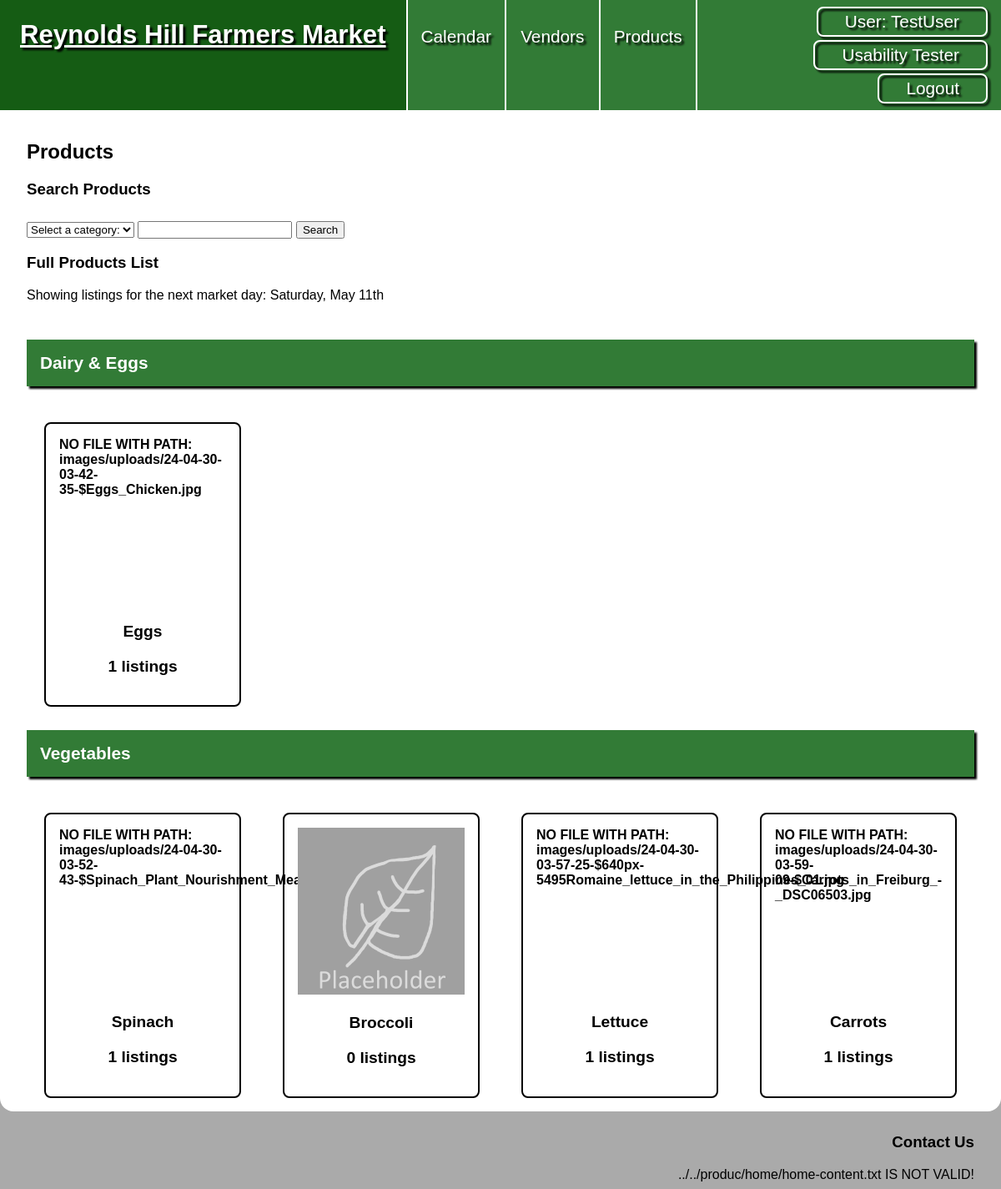
The page /products.php (signed in) on the database its author committed.
### tables this page shows
CREATE TABLE `calendar` (
  `calendar_id` int NOT NULL,
  `date` date NOT NULL
);

CREATE TABLE `products` (
  `product_id` int NOT NULL,
  `prd_category_id` int NOT NULL,
  `product_name` varchar(50) NOT NULL
);

CREATE TABLE `images` (
  `image_id` int NOT NULL,
  `im_user_id` int NOT NULL,
  `content` varchar(255) NOT NULL,
  `upload_date` datetime NOT NULL DEFAULT CURRENT_TIMESTAMP,
  `alt_text` text,
  `im_vendor_id` int DEFAULT NULL,
  `im_product_id` int DEFAULT NULL,
  `image_purpose` varchar(255) DEFAULT NULL
);

### private/classes/CalendarDate.class.php (called while the page is built, shortened)
<?php
class CalendarDate extends DatabaseObject {
  public $calendar_id;
  public $date;
  public function print_date() {
    $explodedDate = explode('-', $this->date);
    $year = $explodedDate[0];
    $month = $explodedDate[1];
    $day = $explodedDate[2];
    return date('l, F jS', mktime(0, 0, 0, $month, $day, $year));
  }
  static public function get_next_market_day() {
    $sql = "SELECT * FROM calendar ";
    $sql .= "WHERE date >= '" . date("Y-m-d") . "' ";
    $sql .= "ORDER BY date ";
    $sql .= "LIMIT 1;";
    $result = static::find_by_sql($sql);
    if(!empty($result)){
      $next_market_day = $result[0];
      return $next_market_day;
    } else {
      return false;
    }
  }
  public function get_vendor_ids(){
    $sql = "SELECT li_vendor_id ";
    $sql .= "FROM calendar_listing ";
    $sql .= "WHERE li_calendar_id = '" . $this->calendar_id . "';";
    $result = self::$database->query($sql);
    $vendor_ids = [];
    while($row = $result->fetch_assoc()) {
      $vendor_id = '';
      foreach($row as $property => $value) {
        if($property === 'li_vendor_id'){
          $vendor_id = $value;
        }
      }
      if($vendor_id !== ''){
        $vendor_ids[] = $vendor_id;
      }
    }
    if(!empty($vendor_ids)){
      return $vendor_ids;
    } else {
      return false;
    }
  }
}
?>

### private/classes/DatabaseObject.class.php (called while the page is built, shortened)
<?php
class DatabaseObject {
  static protected $database;
  static public function set_database($database) {
    self::$database = $database;
  }
  static public function find_by_sql($sql) {
    $result = self::$database->query($sql);
    $object_array = [];
    while($record = $result->fetch_assoc()) {
      $object_array[] = static::instantiate($record);
    }
    if(count($object_array) > 0){
      return $object_array;
    } else {
      return false;
    }
  }
  static protected function instantiate($record) {
    $object = new static;
    foreach($record as $property => $value) {
      if(property_exists($object, $property)) {
        $object->$property = $value;
      }
    }
    return $object;
  }
}
?>

### private/initialize.php (called while the page is built, shortened)
<?php
  require_once('functions.php');
  require_once('classes/Session.class.php');
  require_once('classes/DatabaseObject.class.php');
  require_once('classes/CalendarDate.class.php');
  require_once('classes/Product.class.php');
  require_once('classes/VendorInventory.class.php');
  require_once('classes/Image.class.php');
  $session = new Session;
?>

### private/classes/Session.class.php (called while the page is built, shortened)
<?php
class Session
{
  private $user_id;
  private $last_login;
  private $role;
  public function is_logged_in() {
    return isset($this->user_id) && $this->last_login_is_recent();
  }
  public function is_admin_logged_in() {
    return $this->is_logged_in() && ($this->role == 'a' || $this->role == 's');
  }
  private function check_stored_login() {
    if (isset($_SESSION['user_id'])) {
      $this->user_id = $_SESSION['user_id'];
      $this->last_login = $_SESSION['last_login'];
      $this->role = $_SESSION['role'];
    }
  }
  private function last_login_is_recent() {
    if (!isset($this->last_login)) {
      return false;
    } else if (($this->last_login + self::MAX_LOGIN_AGE) < time()) {
      return false;
    } else {
      return true;
    }
  }
}

### private/classes/VendorInventory.class.php (called while the page is built, shortened)
<?php
class VendorInventory extends DatabaseObject {
  static protected $table_name = 'vendor_inventory';
  static public function find_by_product_with_wl($product_id, $vendor_ids) {
    $sql = "SELECT * FROM " . static::$table_name . " ";
    $sql .= "WHERE inv_product_id = '" . $product_id . "' ";
    $sql .= "AND inv_vendor_id IN (";
    $vendor_id_whitelist = array_merge($vendor_ids);
    while($vendor_id_whitelist){
      $current_id = array_shift($vendor_id_whitelist);
      $sql .=  $current_id;
    }
    $sql .= ");";
    $obj_array = static::find_by_sql($sql);
    if(!empty($obj_array)) {
      return $obj_array;
    } else {
      return false;
    }
  }
}
?>

### private/classes/Product.class.php (the view, shortened to what this page needs)
<?php
class Product extends DatabaseObject {
  static public function find_all_products() {
    $sql = "SELECT p.product_id, p.prd_category_id, c.category_name, p.product_name ";
    $sql .= "FROM products p, product_categories c ";
    $sql .= "WHERE p.prd_category_id = c.category_id;";
    return static::find_by_sql($sql);
  }
  static public function populate_listings_by_date($product_array, $given_date){
    $vendor_ids = $given_date->get_vendor_ids();
    $populated_products = [];
    foreach($product_array as $product) {
      $product->inventory_listings = VendorInventory::find_by_product_with_wl($product->product_id, $vendor_ids);
      $populated_products[] = $product;
    }
    return $populated_products;
  }
  static public function create_product_list($sorted_product_array, $selected_images_by_product_id=[]){
    $has_images = false;
    if(count($selected_images_by_product_id) > 0) {
      $has_images = true;
    }
    foreach($sorted_product_array as $category_name => $products){
      echo '<div class="product-group">';
      echo "<h4>" . $category_name . "</h4>";
      foreach($products as $product){
        echo '<a href="' . url_for('/products/show.php' . '?id=' . $product->product_id) . '">';
        echo "<div>";
        if($has_images) {
          echo '<div class="product-image">';
          if(array_key_exists($product->product_id, $selected_images_by_product_id)) {
            $selected_images_by_product_id[$product->product_id]->print_image(200, 200);
          } else {
            Image::print_placeholder(200, 200);
          }
          echo '</div>';
        }
        echo "<p>" . $product->product_name . "</p>";
        $listing_count = ($product->inventory_listings) ? count($product->inventory_listings) : 0;
        echo "<p>" . $listing_count . " listings</p>";
        echo "</div>";
        echo "</a>";
      }
      echo "</div>";
    }
  }
}
?>

### public/products.php (shortened to what this page needs)
<?php require_once('../private/initialize.php'); ?>
<?php include(SHARED_PATH . '/public_header.php'); ?>
<?php
  $products = Product::find_all_products();
  $next_market_day = CalendarDate::get_next_market_day();
  if(!isset($next_market_day)) {
    $sorted_product_array = Product::sort_into_categories($products);
  } else {
    $populated_products = Product::populate_listings_by_date($products, $next_market_day);
    $sorted_product_array = Product::sort_into_categories($populated_products);
  }
  $product_images = Image::find_by_purpose('inventory');
  if(isset($product_images)) {
    $images_sorted_by_product_id = Image::sort_images_by_product_id($product_images);
    $selected_images_by_product_id = Image::randomly_select_image_per_product($images_sorted_by_product_id);
  }
?>
  <main id="product">
    <h2>Products</h2>
    <h3>Search Products</h3>
    <form action="<?php echo url_for('products.php'); ?>" method="post">
      <select id="product-category" name="product-category">
        <option value="">Select a category:</option>
      </select>
      <input type="text" name="product-search" id="product-search" list="product-suggestions">
      <input type="submit" value="Search">
    </form>
    <h3>Full Products List</h3>
    <?php
      if(isset($next_market_day)){
        echo '<p>Showing listings for the next market day: ' . $next_market_day->print_date() . '</p>';
      }
      if($session->is_admin_logged_in()) {
         ?>
        <a href="<?php echo url_for('/products/create_category.php'); ?>" class="edit-button">Create New Product Category</a>
        <a href="<?php echo url_for('/products/create.php') ; ?>" class="create-button">Create a New Product</a>
        <?php
        Product::create_admin_crud_table($sorted_product_array, $selected_images_by_product_id ?? []);
      } else {
        Product::create_product_list($sorted_product_array, $selected_images_by_product_id ?? []);
      }
    ?>
  </main>
<?php include(SHARED_PATH . '/public_footer.php'); ?>

### private/classes/Image.class.php (shortened to what this page needs)
<?php
class Image extends DatabaseObject {
  static protected $table_name = 'images';
  public $content;
  static public $public_image_path = 'images/uploads/';
  static public $placeholder_image_path = 'images/placeholder.png';
  static public function find_by_purpose($image_purpose) {
    $sql = "SELECT * FROM " . static::$table_name . " ";
    $sql .= "WHERE image_purpose = '" . $image_purpose . "';";
    return static::find_by_sql($sql);
  }
  public function print_image($max_width, $max_height, $grow=true) {
    if(!file_exists(path_to_public() . Image::$public_image_path . $this->content)) {
      echo "NO FILE WITH PATH: " . path_to_public() . Image::$public_image_path . $this->content;
      return false;}
  }
  static public function print_placeholder($max_width, $max_height, $grow=true) {
    $default_width = 400;
    $default_height = 400;
    $width_ratio = $max_width/$default_width;
    $height_ratio = $max_height/$default_height;
    $image_ratio = min($width_ratio, $height_ratio);
    $width = floor($default_width * $image_ratio);
    $height = floor($default_height * $image_ratio);
    echo '<img src="' . url_for(Image::$placeholder_image_path) . '" alt="A placeholder image for product icons." width="' . $width . '" height="' . $height . '">';
  }
}

### public/css/styles.css (style rules this page uses)
* { box-sizing: border-box; }
html { font: 16px Verdana, Geneva, Tahoma, sans-serif; }
body { background-color: #aaa; margin: 0; }
img { height: auto; max-width: 100%; }
main { padding: 1rem 2rem; }
main input[type="submit"] { margin-top: .5rem; }
#product .product-group { column-gap: .5rem; display: grid; grid-template-columns: repeat(auto-fit, minmax(230px, 1fr)); row-gap: 1rem; }
#product h4 { background-color: #327b36; color: #fff; filter: drop-shadow(3px 3px 1px #000); font-size: 1.3rem; grid-column: 1 / -1; padding: 1rem; position: sticky; top: 2px; }
#product .product-group a { border: 2px solid black; border-radius: 8px; color: #000; display: inline-block; font-weight: bold; padding: 1rem; margin: 0 auto; max-width: 236px; text-decoration: none; }
#product .product-group a p { font-size: 1.2rem; text-align: center; }
#product .product-image { min-height: 203px; }

### rows shown on the page
calendar: date "Saturday, May 11th"
products: product_name "Eggs", listing_count "1"
images: content "24-04-30-03-42-35-$Eggs_Chicken.jpg"
products: product_name "Spinach", listing_count "1"
images: content "24-04-30-03-52-43-$Spinach_Plant_Nourishment_Meal_Fresh_Healthy_Bio.jpg"
products: product_name "Broccoli", listing_count "0"
products: product_name "Lettuce", listing_count "1"
images: content "24-04-30-03-57-25-$640px-5495Romaine_lettuce_in_the_Philippines_01.jpg"
products: product_name "Carrots", listing_count "1"
images: content "24-04-30-03-59-09-$Carrots_in_Freiburg_-_DSC06503.jpg"

### other values the page prints
$session->display_name "TestUser"
$session->active_vendor_name "Usability Tester"
$category_name "Dairy & Eggs"
$category_name "Vegetables"
$filepath "../../produc/home/home-content.txt"
